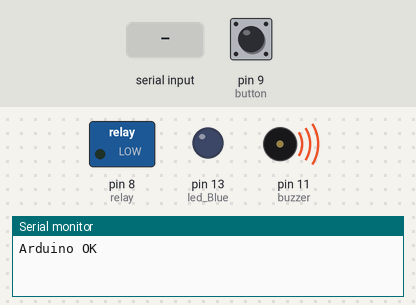
Simulated run of this sketch. Board: Arduino Pro Mini, built with avr-gcc and run on an emulated ATmega328P. Parts: switched loads named in the sketch (green lamp = pin HIGH), output pins drawn as LEDs (lit = HIGH), buzzer (waves = sounding), the last lines printed to the serial monitor. Inputs (shaded band) come from the test bench; at power-on: pin 9 (button) HIGH.

Above: at 1.7 s.
1.8 s: pin 9 (button) pulled LOW for 1 s
At 2.8 s:
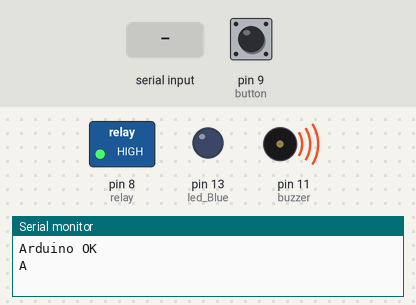
4.5 s: pin 9 (button) pulled LOW for 0.15 s
At 5.5 s:
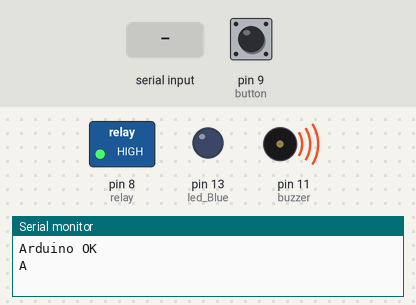
6.5 s: "L" received over Serial
At 7.8 s:
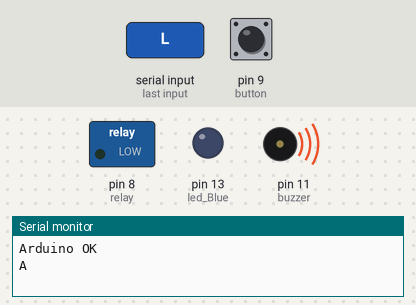
Timing chart, 0 to 9.5 s (numbered marks = the images above; inputs shaded):
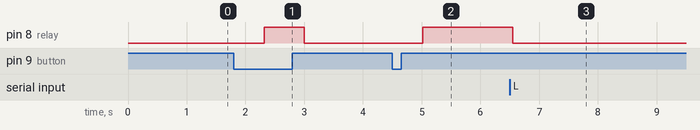

The sketch:

ProMini-Slave-Control_Light.ino
```cpp
/*
 ┏━━━━━━━━━━━━━━━━━┓
 ┃automação mini   ┃
 ┗━━━━━━━━━━━━━━━━━┛

   ass: Cleverson Emanuel Silva

 */
//module
#include "lib/Start.h"

//pinos

#define button   9    // button
#define relay    8    // rele
#define buzzer   11   // buzer
#define led_Blue 13   // led blue

#define FET 2 // function execution time in second   2s = 2000ms
#define TimerLight 10 // timer to turn on the light


// variaveis [int]
int before_button;     // antes do botão
int after_button;     // depois do botão

int function;

unsigned long beforeMillis;
unsigned long beforeMillisRelay;
unsigned long beforeMillisButton;


bool turnONTimerLight = false;  // timer on or off
bool turnONtheLight   = false; //  light on or off


void setup() {
  Serial.begin(115200);

  pinMode(relay, OUTPUT);
  pinMode(buzzer,OUTPUT);
  pinMode(button, INPUT_PULLUP);
  pinMode(led_Blue, OUTPUT);

  before_button = digitalRead(button);

  Start(buzzer); // start with song

  Serial.println("Arduino OK");
}


void loop() {
  ReadSerial();
  Button();
  Function();

}

void ReadSerial(){
  char c;
  if(Serial.available() > 0){

     c = Serial.read();
     switch(c){
        case 'L':
          function = 3;
          Function();
        break;

        case 'T':
          turnONtheLight = true;
          digitalWrite(relay, turnONtheLight);
        break;

        case 'D':
          turnONtheLight = false;
          digitalWrite(relay, turnONtheLight);
        break;

     }
  }
}

void Button(){
  unsigned long currentMillis = millis();
  static bool action_once;

  after_button = digitalRead(button);

  if((before_button == true) && (after_button == false)){
      function++;
      beforeMillisRelay = millis();
      analogWrite(buzzer, 200);
  }
  else if((!before_button) && (!after_button)){ // turn on the air conditioning
      if((currentMillis - beforeMillisButton > 700) && (action_once)){ // wait 2s
         action_once = false;
         Serial.write("A");
         delay(100);
         analogWrite(buzzer,200);
         delay(400);
         function = 1;
         Function();
         beforeMillisButton = currentMillis;
        }
  }
  else{
     beforeMillisButton = currentMillis;
     action_once = true;
  }

//////////////////////////////////////////////////////////////////////////////////////////////

  before_button = digitalRead(button);

  if(function > 4){
      function = 0;

      analogWrite(buzzer, 250);
      delay(500);
      analogWrite(buzzer, 0);
  }

  delay(30);
  analogWrite(buzzer, 0);

}

void Function(){

  unsigned long currentMillis = millis();

  if((currentMillis - beforeMillisRelay) > 500){ // wait 2s to add new value
     beforeMillisRelay = currentMillis;

     switch(function){
       case 1:
          //turnONtheLight   = !turnONtheLight;
          /*if(turnONtheLight == false){
             turnONTimerLight = !turnONTimerLight; // turn on the light with timer of 30 min
          }
          turnONtheLight = !turnONtheLight;
       	  if(turnONtheLight == false){
             turnONTimerLight = !turnONTimerLight; // turn on the light with timer of 30 min
          } */

          turnONtheLight = !turnONtheLight;
          if(turnONtheLight == true){
             turnONTimerLight = true;
          }
          else{
             turnONTimerLight = false;
          }

          digitalWrite(relay, turnONtheLight);
          function = 0;
       break;

       case 2:
          turnONtheLight = true;
          digitalWrite(relay, turnONtheLight);
          analogWrite(buzzer,200);
          delay(500);
          function = 0;
       break;

       case 3:
          turnONtheLight = !turnONtheLight;
          digitalWrite(relay, turnONtheLight);
          function = 0;
       break;

       function = 0;
     }
  }

  if((turnONTimerLight) && (turnONtheLight) && (Timer(false) >= TimerLight)){
    turnONtheLight = !turnONtheLight;
    digitalWrite(relay, turnONtheLight);
    Timer(true); // timer = 0
    turnONTimerLight = !turnONTimerLight;
  }
  else if((!turnONTimerLight) && (!turnONtheLight) && (Timer(false) > 0)){
    Timer(true); //timer = 0
  }

  if(turnONtheLight == false){  // disable timer
   	 turnONTimerLight = false;
  }
}

unsigned long Timer(bool rest){  // timer
  static int timer;

  if(rest){
    timer = 0;
    return 0;
  }

  if(timer > 40){
    timer = 0;
  }

  unsigned long currentMillis = millis();

  if(currentMillis - beforeMillis > 60000){ // wait 1m to add new value
     timer++; // add 1 value to variable
     beforeMillis = currentMillis;
     //Serial.println("function millis okay!");
  }
  return(timer);
}
```

Measured:
- after the input at 1.8 s, pin 8 (relay): LOW → HIGH after 0.52 s, → LOW 0.68 s later
- after the input at 4.5 s, pin 8 (relay): LOW → HIGH after 0.52 s
- after the input at 6.5 s, pin 8 (relay): HIGH → LOW after 0.05 s
